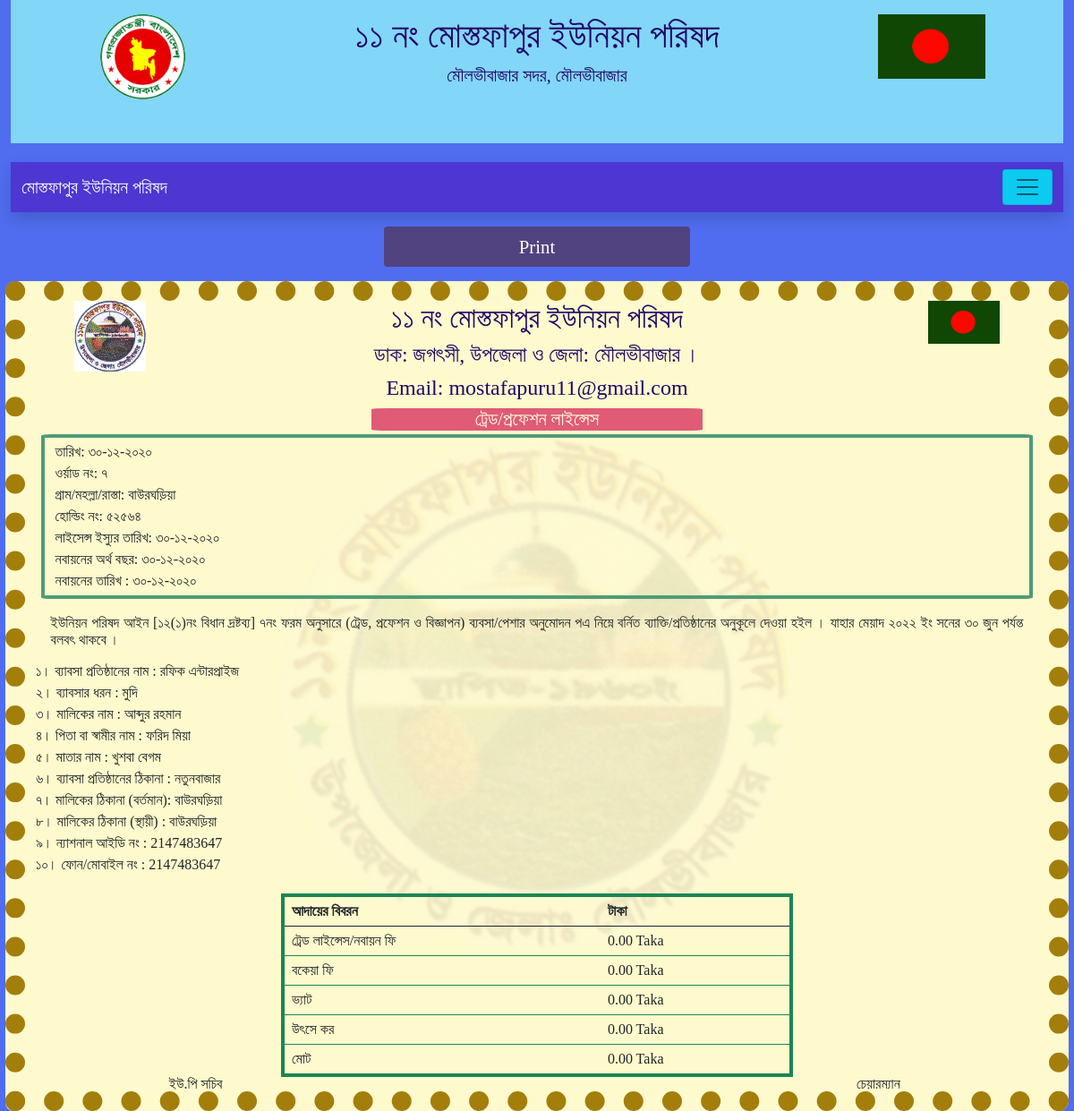
Page /trade_form.php?id=4 on the committed database.
### tables this page shows
CREATE TABLE `trade` (
  `id` int(50) NOT NULL,
  `t_date` varchar(15) NOT NULL,
  `t_licence_no` varchar(30) NOT NULL,
  `t_licence_day` varchar(15) NOT NULL,
  `t_renewal_y` varchar(15) NOT NULL,
  `t_renewal_d` varchar(15) NOT NULL,
  `t_word` varchar(10) NOT NULL,
  `t_village` varchar(100) NOT NULL,
  `t_holding` varchar(20) NOT NULL,
  `t_business_name` varchar(200) NOT NULL,
  `t_business_type` varchar(200) NOT NULL,
  `t_owner` varchar(100) NOT NULL,
  `t_owner_dad` varchar(100) NOT NULL,
  `t_owner_mom` varchar(100) NOT NULL,
  `t_owner_adr` varchar(200) NOT NULL,
  `t_owner_adr_pr` varchar(200) NOT NULL,
  `t_owner_adr_perm` varchar(200) NOT NULL,
  `t_valid` varchar(50) NOT NULL,
  `t_nid` varchar(20) NOT NULL,
  `t_mobile` varchar(15) NOT NULL,
  `t_trade_fee` int(20) NOT NULL,
  `t_back_fee` int(20) NOT NULL,
  `t_income_tax` int(20) NOT NULL,
  `t_img` varchar(250) NOT NULL
);

### trade_form.php (called while the page is built)
<?php
               include('class/admin_back.php');
               if(isset($_GET['id'])){
                       $get_id=$_GET['id'];
                       $obj= new admin_program();
                     $form_info=$obj->trade_form($get_id);
               }
?>
                       <?php include('includes/head.php');                         ?>
                       <?php include('includes/header.php');                    ?>
                       <?php include('includes/nav.php');                 ?>
                       <?php include('includes/trade_form_body.php');              ?>
                       <?php include('includes/script.php');     ?>

### class/admin_back.php (called while the page is built, shortened)
<?php
          class admin_program{
          private $conn;
          public function __construct()
          {
                      $db_host="localhost";
                      $db_user="root";
                      $db_pass="";
                      $db_name="union";
                      $this->conn=mysqli_connect($db_host,$db_user,$db_pass,$db_name);
          }
              function trade_form($id){
                     $query="SELECT * FROM trade WHERE id=$id";
                         $trade_form_data=mysqli_query($this->conn,$query);
                         return $trade_form_data;
              }
        }
?>

### includes/trade_form_body.php (the view, shortened to what this page needs)
<div class="container">
  <div class="row">
    <button class="btn pri_d d-print-none" onclick="window-print();">Print</button>
  </div>
</div>
<div class="trade_form">
  <div class="bg_img">
    <div class="container-fluid">
      <div class="row">
        <div class="col-2">
          <img src="asset/img/logo.png" alt="" width="80px">
        </div>
        <div class="col-8">
          <h2>১১ নং মোস্তফাপুর ইউনিয়ন পরিষদ</h2>
          <h4> ডাক: জগৎসী, উপজেলা ও জেলা: মৌলভীবাজার । </h4>
          <h6> Email: mostafapuru11@gmail.com </h6>
          <h5> ট্রেড/প্রফেশন লাইন্সেস</h5>
        </div>
        <div class="col-2">
          <img src="asset/img/flag.png" alt="" width="80px">
        </div>
      </div>
      <?php
       while ($r = mysqli_fetch_assoc($form_info)) {
         $trade_fee = $r['t_trade_fee'];
         $back_fee = $r['t_back_fee'];
         $income_tax = $r['t_income_tax'];
         $tr_back = $trade_fee + $back_fee;
         $vat_one = $tr_back * 15;
         $vat = $vat_one / 100;
         $total = $trade_fee + $back_fee + $income_tax + $vat;
       ?>
        <div class="row tab mt-1">
          <div class="col-8">
            <div class="property mt-2">
              তারিখ: <?php echo $r['t_date'];           ?>
            </div>
            <div class="property">
              ওর্য়াড নং: <?php echo $r['t_word'];           ?>
            </div>
            <div class="property">
              গ্রাম/মহল্লা/রাস্তা: <?php echo $r['t_village'];           ?>
            </div>
            <div class="property">
              হোল্ডিং নং: <?php echo $r['t_holding'];           ?>
            </div>
            <div class="property">
              লাইসেন্স ইস্যুর তারিখ: <?php echo $r['t_licence_day'];           ?>
            </div>
            <div class="property">
              নবায়নের অর্থ বছর: <?php echo $r['t_renewal_y'];           ?>
            </div>
            <div class="property">
              নবায়নের তারিখ : <?php echo $r['t_renewal_d'];           ?>
            </div>
          </div>
          <div class="col-4">
            <div class="property text-end p-1">
            </div>
          </div>
        </div>
      <div class="row">
        <p class="para">
          ইউনিয়ন পরিষদ আইন [১২(১)নং বিধান দ্রষ্টব্য] ৭নং ফরম অনুসারে (ট্রেড, প্রফেশন ও বিজ্ঞাপন) ব্যবসা/পেশার অনুমোদন পএ
          নিম্নে বর্নিত ব্যাক্তি/প্রতিষ্ঠানের অনুকূলে দেওয়া হইল । যাহার মেয়াদ <?php echo $r['t_valid'];      ?> ইং সনের ৩০ জুন পর্যন্ত বলবৎ
          থাকবে ।
        </p>
      </div>
      <div class="row">
        <div class="property">
          ১। ব্যাবসা প্রতিষ্ঠানের নাম : <?php echo $r['t_business_name'];           ?>
        </div>
        <div class="property">
          ২। ব্যাবসার ধরন : <?php echo $r['t_business_type'];           ?>
        </div>
        <div class="property">
          ৩। মালিকের নাম : <?php echo $r['t_owner'];           ?>
        </div>
        <div class="property">
          ৪। পিতা বা স্বামীর নাম : <?php echo $r['t_owner_dad'];           ?>
        </div>
        <div class="property">
          ৫। মাতার নাম : <?php echo $r['t_owner_mom'];           ?>
        </div>
        <div class="property">
          ৬। ব্যাবসা প্রতিষ্ঠানের ঠিকানা : <?php echo $r['t_owner_adr'];           ?>
        </div>
        <div class="property">
          ৭। মালিকের ঠিকানা (বর্তমান): <?php echo $r['t_owner_adr_pr'];           ?>
        </div>
        <div class="property">
          ৮। মালিকের ঠিকানা (স্থায়ী) : <?php echo $r['t_owner_adr_perm'];           ?>
        </div>
        <div class="property">
          ৯। ন্যাশনাল আইডি নং : <?php echo $r['t_nid'];           ?>
        </div>
        <div class="property">
          ১০। ফোন/মোবাইল নং : <?php echo $r['t_mobile'];           ?>
        </div>
      </div>
      <div class="row pt-3">
        <table class="table">
          <thead>
            <tr>
              <th scope="col">আদায়ের বিবরন</th>
              <th scope="col">টাকা</th>
            </tr>
          </thead>
          <tbody>
            <tr>
              <td>ট্রেড লাইন্সেস/নবায়ন ফি</td>
              <td><?php echo $trade_fee . ".00 Taka ";    ?></td>
            </tr>
            <tr>
              <td>বকেয়া ফি</td>
              <td><?php echo $back_fee . ".00 Taka";    ?></td>
            </tr>
            <tr>
              <td>ভ্যাট</td>
              <td><?php echo (int)$vat . ".00 Taka";   ?></td>
            </tr>
            <tr>
              <td>উৎসে কর</td>
              <td><?php echo $income_tax . ".00 Taka";    ?></td>
            </tr>
            <tr>
              <td>মোট</td>
              <td><?php echo (int)$total . ".00 Taka";  ?></td>
            </tr>
          </tbody>
        </table>
      </div>
      <div class="row mb-0">
        <div class="col-4 ">
          ইউ.পি সচিব
        </div>
        <div class="col-4">
        </div>
        <div class="col-4">
          চেয়ারম্যান
        </div>
      </div>
      </div>
  </div>
</div>
<?php
       }
 ?>

### asset/css/style.css (style rules this page uses)
* { margin: 0; padding: 0; box-sizing: border-box; list-style-type: none; }
body { font-family: serif; background:rgb(80, 109, 240); }
.bg_img { background-image:linear-gradient(rgba(255, 250, 205, 0.9),rgba(255, 250, 205, 0.9)),url(img/logo.png); background-repeat:no-repeat; background-size:50%; background-position:center; position:relative; }
h2 { text-align: center; color:#200769; }
h4 { text-align: center; color:#200769; }
h5 { text-align: center; color:#200769; }
h6 { text-align: center; color: #200769ff; font-size: 1.5rem; }
.pri_d { width:30%; margin: auto; background: #514380; text-align: center; margin-top: 1rem; color: #fff; font-size: 1.3rem; margin-bottom: 1rem; }
.trade_form { background:#fffacd; min-height: 100vh; width:99%; margin: auto; text-align: center; line-height:1rem; border: 22px dotted #A47E0B; border-radius: 11px 10px 11px 9px; }
.trade_form h5 { background: #e05b76; color: lightyellow; font-size: 1.3rem; width: 50%; margin: auto; border-radius:5%; }
.trade_form .tab { border: 4px solid #509b78; width: 99%; margin: auto; border-radius: 1%; }
.trade_form .property { text-align:left; margin-bottom: .5rem; }
.trade_form .para { text-align: justify; width: 98%; margin: auto; padding: 1.5%; line-height:1.2rem ; }
.trade_form .table { width: 50%; margin: auto; border: 4px solid #198754; text-align: justify; }

### rows in the picture
trade: t_date "৩০-১২-২০২০", t_word "৭", t_village "বাউরঘড়িয়া", t_holding "৫২৫৬৪", t_licence_day "৩০-১২-২০২০", t_renewal_y "৩০-১২-২০২০", t_renewal_d "৩০-১২-২০২০", t_valid "২০২২", t_business_name "রফিক এন্টারপ্রাইজ", t_business_type "মুদি", t_owner "আব্দুর রহমান", t_owner_dad "ফরিদ মিয়া", t_owner_mom "খুশবা বেগম", t_owner_adr "নতুনবাজার", t_owner_adr_pr "বাউরঘড়িয়া", t_owner_adr_perm "বাউরঘড়িয়া", t_nid "2147483647", t_mobile "2147483647", t_trade_fee "0", t_back_fee "0", t_income_tax "0"
